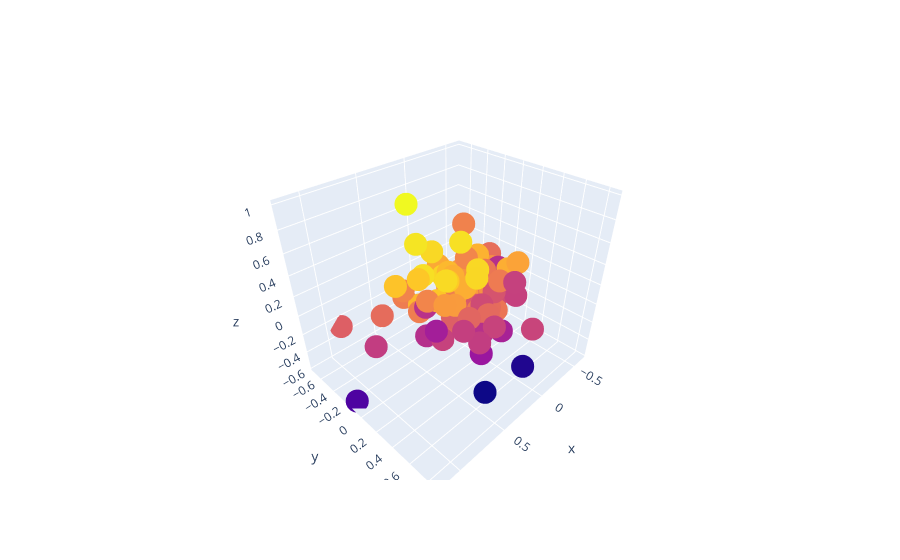

This figure's notebook cell:
### Markdown cell above
## Here's the observation for the above  top 5 results:
- dancebility:Range:0.49-->0.90+
- energy:Range:0.48-->0.90+ , in general, the enegy in not very significant but  top songs have energy more than 0.48
- loudness:more -ve loudness means more popular the song is 
- valence:Range:Not a very important criteria
- tempo:Range:can not conclude about this, need more EDA
- tempo rate:Range: fast and moderate are in top

### Code cell
feture_to_plot = ["energy", "liveness", "tempo", "valence", "loudness", "speechiness", "acousticness", "danceability", "instrumentalness"]
text1 = df_2018["artists"] + " - " + df_2018["name"]
text2 = text1.values
X = df_2018[feture_to_plot].values
y = df_2018["danceability"].values
min_maxscaler = MinMaxScaler()
X = min_maxscaler.fit_transform(X)
pca = PCA(n_components=3)
pca.fit(X)
X = pca.transform(X)

plot3d = go.Scatter3d(
    x=X[:,0],
    y=X[:,1],
    z=X[:,2],
    text=text2,
    mode="markers",
    marker=dict(
        size=8,
        color=y
    )
)

fig = go.Figure(data=[plot3d])
py.iplot(fig, filename="3d graph")

### Figure 1 — Plotly figure (JSON) as saved in the notebook; plotly's stock layout.template omitted (floating-point values rounded to 4 significant figures)
{"data": [{"marker": {"color": [0.754, 0.74, 0.587, 0.739, 0.835, 0.68, 0.816, 0.791, 0.836, 0.626, 0.765, 0.511, 0.586, 0.851, 0.753, 0.698, 0.699, 0.595, 0.921, 0.922, 0.653, 0.903, 0.71, 0.596, 0.762, 0.825, 0.708, 0.642, 0.872, 0.599, 0.884, 0.737, 0.556, 0.592, 0.726, 0.56, 0.637, 0.72, 0.669, 0.694, 0.748, 0.791, 0.834, 0.605, 0.777, 0.747, 0.704, 0.601, 0.656, 0.489, 0.88, 0.687, 0.698, 0.755, 0.776, 0.931, 0.687, 0.752, 0.732, 0.791, 0.697, 0.912, 0.797, 0.622, 0.52, 0.602, 0.681, 0.631, 0.799, 0.841, 0.663, 0.801, 0.735, 0.909, 0.589, 0.67, 0.63, 0.792, 0.814, 0.876, 0.351, 0.815, 0.908, 0.754, 0.587, 0.722, 0.798, 0.855, 0.775, 0.909, 0.781, 0.964, 0.752, 0.284, 0.734, 0.684, 0.638, 0.552, 0.258, 0.553], "size": 8}, "mode": "markers", "text": ["Drake - God's Plan", "XXXTENTACION - SAD!", "Post Malone - rockstar (feat. 21 Savage)", "Post Malone - Psycho (feat. Ty Dolla $ign)", "Drake - In My Feelings", "Post Malone - Better Now", "Cardi B - I Like It", "Calvin Harris - One Kiss (with Dua Lipa)", "Dua Lipa - IDGAF", "Marshmello - FRIENDS", "Camila Cabello - Havana", "Juice WRLD - Lucid Dreams", "Drake - Nice For What", "Maroon 5 - Girls Like You (feat. Cardi B)", "Zedd - The Middle", "Kendrick Lamar - All The Stars (with SZA)", "Ariana Grande - no tears left to cry", "Nicky Jam - X", "XXXTENTACION - Moonlight", "BlocBoy JB - Look Alive (feat. Drake)", "Rudimental - These Days (feat. Jess Glynne, Macklemore & Dan Caplen)", "Nio Garcia - Te Bot? - Remix", "Bazzi - Mine", "5 Seconds of Summer - Youngblood", "Dua Lipa - New Rules", "Ed Sheeran - Shape of You", "Khalid - Love Lies (with Normani)", "Bebe Rexha - Meant to Be (feat. Florida Georgia Line)", "XXXTENTACION - Jocelyn Flores", "Ed Sheeran - Perfect", "Tyga - Taste (feat. Offset)", "Clean Bandit - Solo (feat. Demi Lovato)", "Post Malone - I Fall Apart", "Dennis Lloyd - Nevermind", "Luis Fonsi - ?chame La Culpa", "benny blanco - Eastside (with Halsey & Khalid)", "Camila Cabello - Never Be the Same", "Selena Gomez - Wolves", "XXXTENTACION - changes", "Dynoro - In My Mind", "Eminem - River (feat. Ed Sheeran)", "Daddy Yankee - Dura", "Travis Scott - SICKO MODE", "Imagine Dragons - Thunder", "Reik - Me Niego", "Ti?sto - Jackie Chan", "Bruno Mars - Finesse (Remix) [feat. Cardi B]", "Selena Gomez - Back To You - From 13 Reasons Why ? Season 2 Soundtrack", "NF - Let You Down", "The Weeknd - Call Out My Name", "Offset - Ric Flair Drip (& Metro Boomin)", "Marshmello - Happier", "Sam Smith - Too Good At Goodbyes", "Lil Dicky - Freaky Friday (feat. Chris Brown)", "Imagine Dragons - Believer", "6ix9ine - FEFE (feat. Nicki Minaj & Murda Beatz)", "Jonas Blue - Rise", "Loud Luxury - Body (feat. brando)", "Lil Uzi Vert - XO TOUR Llif3", "Becky G - Sin Pijama", "Anne-Marie - 2002", "Drake - Nonstop", "XXXTENTACION - Fuck Love (feat. Trippie Redd)", "Shawn Mendes - In My Blood", "Marshmello - Silence", "Ariana Grande - God is a woman", "Piso 21 - D?jala que vuelva (feat. Manuel Turizo)", "David Guetta - Flames", "Maroon 5 - What Lovers Do", "DJ Snake - Taki Taki (with Selena Gomez, Ozuna & Cardi B)", "Hailee Steinfeld - Let Me Go (with Alesso, Florida Georgia Line & watt)", "Portugal. The Man - Feel It Still", "The Weeknd - Pray For Me (with Kendrick Lamar)", "Migos - Walk It Talk It", "G-Eazy - Him & I (with Halsey)", "Post Malone - Candy Paint", "Post Malone - Congratulations", "Sofia Reyes - 1, 2, 3 (feat. Jason Derulo & De La Ghetto)", "Natti Natasha - Criminal", "Rich The Kid - Plug Walk", "Billie Eilish - lovely (with Khalid)", "Migos - Stir Fry", "Kendrick Lamar - HUMBLE.", "Ozuna - Vaina Loca", "Ed Sheeran - Perfect Duet (Ed Sheeran & Beyonc?)", "Maluma - Coraz?n (feat. Nego do Borel)", "Khalid - Young Dumb & Broke", "Ozuna - S?guelo Bailando", "Anitta - Downtown", "Wolfine - Bella", "Calvin Harris - Promises (with Sam Smith)", "Lil Baby - Yes Indeed", "Lauv - I Like Me Better", "Keala Settle - This Is Me", "XXXTENTACION - Everybody Dies In Their Nightmares", "Zac Efron - Rewrite The Stars", "Clean Bandit - I Miss You (feat. Julia Michaels)", "DJ Khaled - No Brainer", "ZAYN - Dusk Till Dawn - Radio Edit", "Dean Lewis - Be Alright"], "type": "scatter3d", "x": [0.4376, 0.01563, 0.3136, 0.4343, 0.03392, 0.2142, -0.3274, -0.4945, 0.04698, -0.4801, 0.05309, 0.4252, -0.3558, 0.3267, -0.1914, -0.1194, -0.07147, -0.3547, 0.1102, 0.09127, -0.3069, -0.03051, -0.4642, -0.04172, -0.1631, -0.2809, 0.03565, -0.1378, 0.6387, 0.398, 0.2176, -0.1853, 0.1549, 0.3722, -0.5293, 0.3994, -0.02941, -0.172, 0.8841, 0.03582, -0.1015, -0.5638, -0.2514, -0.1981, -0.442, -0.4252, -0.5386, -0.1708, -0.004679, 0.1754, 0.4738, -0.4529, 0.5949, -0.1233, -0.3547, 0.5669, -0.2526, -0.3135, -0.03951, -0.3638, -0.3448, 0.3644, 0.4134, 0.02211, -0.1455, 0.06735, -0.4532, 0.01264, -0.007652, -0.3026, -0.3541, -0.3894, 0.0329, 0.007669, 0.07533, 0.2296, -0.2568, -0.6031, -0.618, 0.3538, 1.166, -0.2213, 0.04802, -0.2559, 0.7513, -0.1034, 0.1902, -0.009501, -0.1387, -0.005034, -0.1827, 0.5261, 0.4732, 0.2795, 0.3277, 0.1842, 0.143, -0.2227, 0.4956, 0.3324], "y": [-0.03356, -0.2256, 0.4422, -0.1444, 0.0107, 0.06176, 0.005565, 0.04553, -0.1266, -0.03927, -0.07149, 0.05214, -0.102, -0.2683, -0.0394, -0.07697, 0.2092, 0.2764, -0.4534, 0.003868, -0.08547, -0.3322, 0.1035, 0.473, -0.009832, -0.6608, 0.2318, 0.1971, -0.1819, 0.101, -0.01637, -0.03457, 0.3226, 0.3171, -0.06869, -0.1026, 0.2512, 0.2082, -0.7112, 0.2879, -0.1482, -0.2759, 0.2409, 0.5942, -0.1524, -0.1812, -0.2068, 0.02832, 0.115, 0.3491, -0.09395, -0.1536, -0.4722, -0.1278, -0.02807, 0.006496, -0.1924, 0.01459, 0.3251, -0.4332, -0.07243, 0.1109, 0.1479, 0.2006, 0.3047, 0.3875, 0.08266, 0.01936, -0.005554, -0.1554, -0.1271, -0.2743, 0.1704, 0.1236, 0.2377, 0.04913, 0.08099, -0.2713, -0.2982, -0.007053, -0.131, 0.3583, 0.1528, -0.1876, -0.3902, 0.1048, 0.0401, -0.2428, 0.07059, -0.4525, 0.1201, -0.126, -0.3008, 0.8491, -0.4841, 0.2061, 0.03517, 0.1554, 0.675, -0.1809], "z": [0.1277, -0.02764, -0.106, -0.04418, 0.08439, -0.1699, 0.09533, 0.04122, 0.1471, -0.3025, -0.1285, -0.1498, -0.07067, -0.0959, -0.1598, -0.04478, -0.07727, -0.06088, 0.03086, 0.5567, -0.219, 0.01916, -0.02022, 0.3274, 0.0873, -0.1228, -0.06822, 0.04804, 0.3012, -0.2301, 0.2275, -0.06275, -0.183, -0.02345, -0.09365, 0.006319, -0.204, -0.1637, -0.2781, -0.05853, 0.5962, -0.09474, 0.2559, -0.1755, 0.01573, -0.2013, 0.09837, -0.1694, -0.07019, -0.3767, 0.3297, -0.2017, -0.1824, 0.2615, 0.1118, 0.7289, -0.2149, -0.0346, 0.2716, -0.1202, -0.02873, 0.3632, 0.1681, -0.006082, -0.3374, -0.1168, 0.06144, -0.1349, 0.01138, 0.2042, -0.06052, 0.04158, -0.07254, 0.3096, -0.1698, -0.1111, -0.2517, -0.06276, -0.007247, 0.1037, -0.5719, 0.382, 0.2582, -0.1567, -0.4002, 0.2467, -0.007679, 0.1093, 0.1296, 0.2377, 0.00396, 0.9862, 0.1152, -0.1069, -0.1235, -0.06092, -0.1905, 0.2457, -0.3611, -0.4017]}], "layout": {}}
